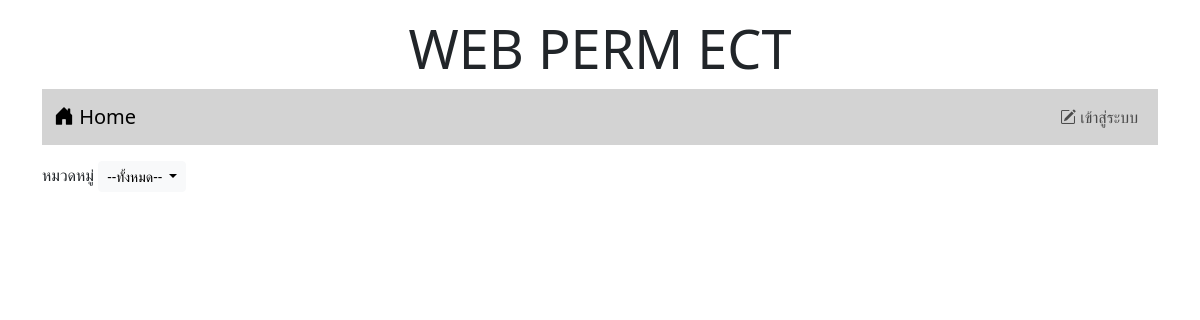
The app's page /, older data.
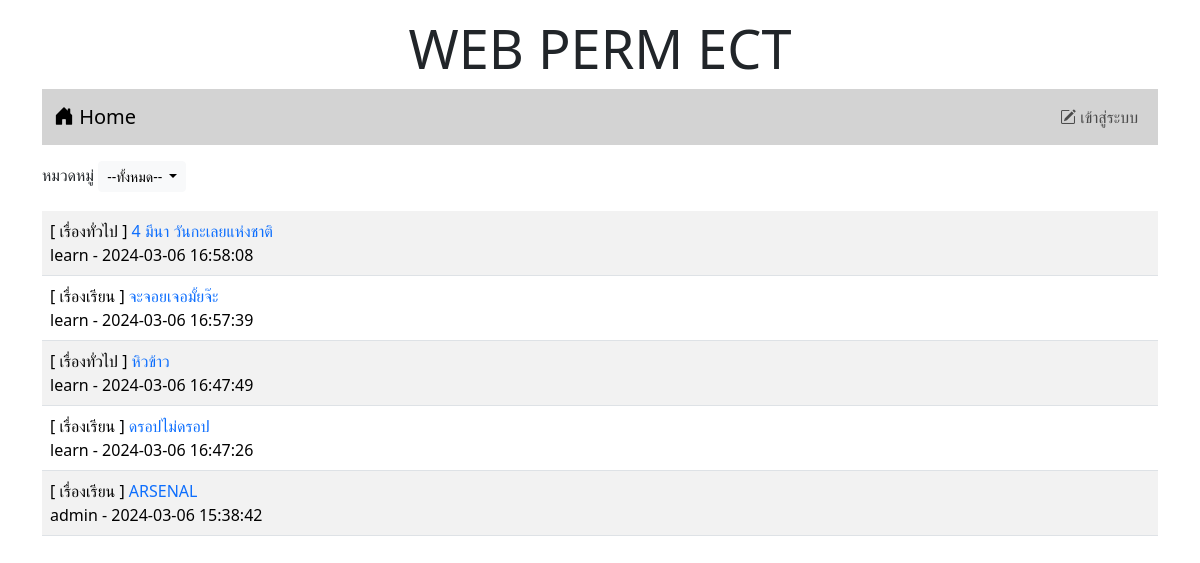
The same page, newer data.
### tables this page shows
CREATE TABLE `post` (
  `id` int(11) NOT NULL,
  `title` varchar(128) NOT NULL,
  `content` varchar(2048) NOT NULL,
  `post_date` datetime NOT NULL,
  `cat_id` int(11) NOT NULL,
  `user_id` int(11) NOT NULL
);

CREATE TABLE `category` (
  `id` int(11) NOT NULL,
  `name` varchar(32) NOT NULL
);

CREATE TABLE `user` (
  `id` int(11) NOT NULL,
  `login` varchar(32) NOT NULL,
  `password` varchar(64) NOT NULL,
  `name` varchar(64) NOT NULL,
  `gender` char(1) NOT NULL,
  `email` varchar(32) NOT NULL,
  `role` char(1) NOT NULL
);

### index.php (the view, shortened to what this page needs)
<!DOCTYPE html>
<html lang="en">
<head>
    <link rel="stylesheet" href="bootstrap-5.3.2-dist/css/bootstrap.min.css">
    <link rel="stylesheet" href="https://cdn.jsdelivr.net/npm/bootstrap-icons@1.11.3/font/bootstrap-icons.min.css">
</head>
<body>
    <div class="container-lg">
        <h1 style="text-align: center;font-size: 54px;" class="mt-3">WEB PERM ECT</h1>
        <nav class="navbar navbar-expand-lg" style="background-color:#d3d3d3;">
            <div class="container-fluid">
                <a class="navbar-brand" href="index.php"><i class="bi bi-house-door-fill"></i> Home</a>
                <ul class="navbar-nav">
                    <?php if (!isset($_SESSION['id'])) { ?>
                        <li class="nav-item">
                            <a class="nav-link" aria-current="page" href="login.php"><i class="bi bi-pencil-square"></i> เข้าสู่ระบบ</a>
                        </li>
                    <?php } ?>
                </ul>
            </div>
        </nav>
        <div class="mt-3 d-flex justify-content-between">
            <div>
                <label>หมวดหมู่</label>
                <span class="dropdown">
                    <button class="btn btn-light dropdown-toggle btn-sm" type="button" id="Button2" data-bs-toggle="dropdown" aria-expanded="false">--ทั้งหมด--
                    </button>
                </span>
            </div>
        </div>
        <table class="table table-striped">
            <?php
            $conn = new PDO("mysql:host=localhost;dbname=webboard;charset=utf8", "root", "");
            $sql = "SELECT category.name, post.title, post.id, user.login, post.post_date FROM post
            INNER JOIN user ON (post.user_id = user.id)
            INNER JOIN category ON (post.cat_id = category.id) ORDER BY post.post_date DESC";
            $result = $conn->query($sql);
            while ($row = $result->fetch()) {
                echo "<tr><td>[ $row[0] ] <a href=\"post.php?id=$row[2]\" style=\"text-decoration:none\">$row[1]</a><br>$row[3] - $row[4]</td></tr>";
            }
            ?>
        </table>
    </div>
</body>
</html>

Row changes from the older to the newer data that the page shows:
added post: category.name "เรื่องทั่วไป", title "4 มีนา วันกะเลยแห่งชาติ", user.login "learn", post_date "2024-03-06 16:58:08"
added post: category.name "เรื่องเรียน", title "จะจอยเจอมั้ยจ๊ะ", user.login "learn", post_date "2024-03-06 16:57:39"
added post: category.name "เรื่องทั่วไป", title "หิวข้าว", user.login "learn", post_date "2024-03-06 16:47:49"
added post: category.name "เรื่องเรียน", title "ดรอปไม่ดรอป", user.login "learn", post_date "2024-03-06 16:47:26"
added post: category.name "เรื่องเรียน", title "ARSENAL", user.login "admin", post_date "2024-03-06 15:38:42"
